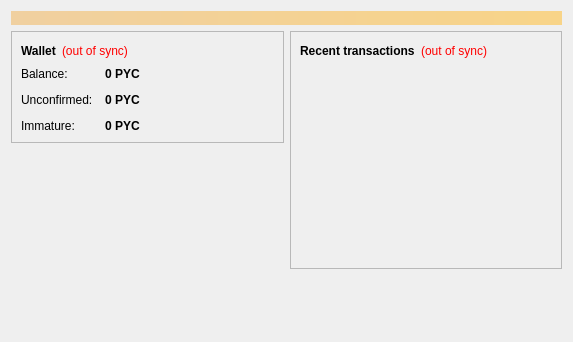
<?xml version="1.0" encoding="UTF-8"?>
<ui version="4.0">
 <class>OverviewPage</class>
 <widget class="QWidget" name="OverviewPage">
  <property name="geometry">
   <rect>
    <x>0</x>
    <y>0</y>
    <width>573</width>
    <height>342</height>
   </rect>
  </property>
  <property name="windowTitle">
   <string>Form</string>
  </property>
  <layout class="QVBoxLayout" name="topLayout">
   <item>
    <widget class="QLabel" name="labelAlerts">
     <property name="visible">
      <bool>false</bool>
     </property>
     <property name="styleSheet">
      <string notr="true">background-color: qlineargradient(x1: 0, y1: 0, x2: 1, y2: 0, stop:0 #F0D0A0, stop:1 #F8D488); color:#000000;</string>
     </property>
     <property name="wordWrap">
      <bool>true</bool>
     </property>
     <property name="margin">
      <number>3</number>
     </property>
    </widget>
   </item>
   <item>
    <layout class="QHBoxLayout" name="horizontalLayout" stretch="1,1">
     <item>
      <layout class="QVBoxLayout" name="verticalLayout_2">
       <item>
        <widget class="QFrame" name="frame">
         <property name="frameShape">
          <enum>QFrame::StyledPanel</enum>
         </property>
         <property name="frameShadow">
          <enum>QFrame::Raised</enum>
         </property>
         <layout class="QVBoxLayout" name="verticalLayout_4">
          <item>
           <layout class="QHBoxLayout" name="horizontalLayout_4">
            <item>
             <widget class="QLabel" name="label_5">
              <property name="font">
               <font>
                <weight>75</weight>
                <bold>true</bold>
               </font>
              </property>
              <property name="text">
               <string>Wallet</string>
              </property>
             </widget>
            </item>
            <item>
             <widget class="QLabel" name="labelWalletStatus">
              <property name="toolTip">
               <string>The displayed information may be out of date. Your wallet automatically synchronizes with the Pyrcoin network after a connection is established, but this process has not completed yet.</string>
              </property>
              <property name="styleSheet">
               <string notr="true">QLabel { color: red; }</string>
              </property>
              <property name="text">
               <string notr="true">(out of sync)</string>
              </property>
              <property name="alignment">
               <set>Qt::AlignLeading|Qt::AlignLeft|Qt::AlignVCenter</set>
              </property>
             </widget>
            </item>
            <item>
             <spacer name="horizontalSpacer_2">
              <property name="orientation">
               <enum>Qt::Horizontal</enum>
              </property>
              <property name="sizeHint" stdset="0">
               <size>
                <width>40</width>
                <height>20</height>
               </size>
              </property>
             </spacer>
            </item>
           </layout>
          </item>
          <item>
           <layout class="QFormLayout" name="formLayout_2">
            <property name="fieldGrowthPolicy">
             <enum>QFormLayout::AllNonFixedFieldsGrow</enum>
            </property>
            <property name="horizontalSpacing">
             <number>12</number>
            </property>
            <property name="verticalSpacing">
             <number>12</number>
            </property>
            <item row="0" column="0">
             <widget class="QLabel" name="label">
              <property name="text">
               <string>Balance:</string>
              </property>
             </widget>
            </item>
            <item row="0" column="1">
             <widget class="QLabel" name="labelBalance">
              <property name="font">
               <font>
                <weight>75</weight>
                <bold>true</bold>
               </font>
              </property>
              <property name="cursor">
               <cursorShape>IBeamCursor</cursorShape>
              </property>
              <property name="toolTip">
               <string>Your current balance</string>
              </property>
              <property name="text">
               <string notr="true">0 PYC</string>
              </property>
              <property name="textInteractionFlags">
               <set>Qt::LinksAccessibleByMouse|Qt::TextSelectableByKeyboard|Qt::TextSelectableByMouse</set>
              </property>
             </widget>
            </item>
            <item row="1" column="0">
             <widget class="QLabel" name="label_3">
              <property name="text">
               <string>Unconfirmed:</string>
              </property>
             </widget>
            </item>
            <item row="1" column="1">
             <widget class="QLabel" name="labelUnconfirmed">
              <property name="font">
               <font>
                <weight>75</weight>
                <bold>true</bold>
               </font>
              </property>
              <property name="cursor">
               <cursorShape>IBeamCursor</cursorShape>
              </property>
              <property name="toolTip">
               <string>Total of transactions that have yet to be confirmed, and do not yet count toward the current balance</string>
              </property>
              <property name="text">
               <string notr="true">0 PYC</string>
              </property>
              <property name="textInteractionFlags">
               <set>Qt::LinksAccessibleByMouse|Qt::TextSelectableByKeyboard|Qt::TextSelectableByMouse</set>
              </property>
             </widget>
            </item>
            <item row="2" column="0">
             <widget class="QLabel" name="labelImmatureText">
              <property name="text">
               <string>Immature:</string>
              </property>
             </widget>
            </item>
            <item row="2" column="1">
             <widget class="QLabel" name="labelImmature">
              <property name="font">
               <font>
                <weight>75</weight>
                <bold>true</bold>
               </font>
              </property>
              <property name="toolTip">
               <string>Mined balance that has not yet matured</string>
              </property>
              <property name="text">
               <string notr="true">0 PYC</string>
              </property>
              <property name="textInteractionFlags">
               <set>Qt::LinksAccessibleByMouse|Qt::TextSelectableByKeyboard|Qt::TextSelectableByMouse</set>
              </property>
             </widget>
            </item>
           </layout>
          </item>
         </layout>
        </widget>
       </item>
       <item>
        <spacer name="verticalSpacer">
         <property name="orientation">
          <enum>Qt::Vertical</enum>
         </property>
         <property name="sizeHint" stdset="0">
          <size>
           <width>20</width>
           <height>40</height>
          </size>
         </property>
        </spacer>
       </item>
      </layout>
     </item>
     <item>
      <layout class="QVBoxLayout" name="verticalLayout_3">
       <item>
        <widget class="QFrame" name="frame_2">
         <property name="frameShape">
          <enum>QFrame::StyledPanel</enum>
         </property>
         <property name="frameShadow">
          <enum>QFrame::Raised</enum>
         </property>
         <layout class="QVBoxLayout" name="verticalLayout">
          <item>
           <layout class="QHBoxLayout" name="horizontalLayout_2">
            <item>
             <widget class="QLabel" name="label_4">
              <property name="text">
               <string>&lt;b&gt;Recent transactions&lt;/b&gt;</string>
              </property>
             </widget>
            </item>
            <item>
             <widget class="QLabel" name="labelTransactionsStatus">
              <property name="toolTip">
               <string>The displayed information may be out of date. Your wallet automatically synchronizes with the Pyrcoin network after a connection is established, but this process has not completed yet.</string>
              </property>
              <property name="styleSheet">
               <string notr="true">QLabel { color: red; }</string>
              </property>
              <property name="text">
               <string notr="true">(out of sync)</string>
              </property>
              <property name="alignment">
               <set>Qt::AlignRight|Qt::AlignTrailing|Qt::AlignVCenter</set>
              </property>
             </widget>
            </item>
            <item>
             <spacer name="horizontalSpacer">
              <property name="orientation">
               <enum>Qt::Horizontal</enum>
              </property>
              <property name="sizeHint" stdset="0">
               <size>
                <width>40</width>
                <height>20</height>
               </size>
              </property>
             </spacer>
            </item>
           </layout>
          </item>
          <item>
           <widget class="QListView" name="listTransactions">
            <property name="styleSheet">
             <string notr="true">QListView { background: transparent; }</string>
            </property>
            <property name="frameShape">
             <enum>QFrame::NoFrame</enum>
            </property>
            <property name="verticalScrollBarPolicy">
             <enum>Qt::ScrollBarAlwaysOff</enum>
            </property>
            <property name="horizontalScrollBarPolicy">
             <enum>Qt::ScrollBarAlwaysOff</enum>
            </property>
            <property name="selectionMode">
             <enum>QAbstractItemView::NoSelection</enum>
            </property>
           </widget>
          </item>
         </layout>
        </widget>
       </item>
       <item>
        <spacer name="verticalSpacer_2">
         <property name="orientation">
          <enum>Qt::Vertical</enum>
         </property>
         <property name="sizeHint" stdset="0">
          <size>
           <width>20</width>
           <height>40</height>
          </size>
         </property>
        </spacer>
       </item>
      </layout>
     </item>
    </layout>
   </item>
  </layout>
 </widget>
 <resources/>
 <connections/>
</ui>
